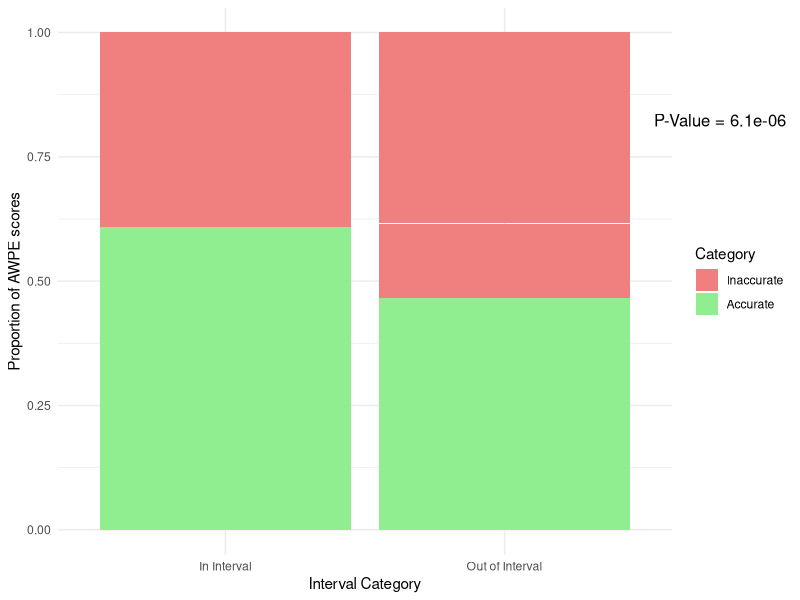

This figure's R source:
## ---- chunk 1
knitr::opts_chunk$set(echo = TRUE)
## ---- chunk 2
suppressWarnings(library(ggplot2))
suppressWarnings(library(cowplot))
english_data <- read.csv("English_Data_Clean.csv")

english_data$interval <- factor(ifelse(english_data$interval, "In Interval", "Out of Interval"))
english_data$accurate <- factor(ifelse(english_data$accurate, "Accurate", "Inaccurate"))
english_data$accurate <- factor(english_data$accurate, levels = c("Inaccurate", "Accurate"))
## ---- chunk 3
custom_colors <- c("Accurate" = "lightgreen", "Inaccurate" = "lightcoral")

p <- ggplot(english_data, aes(fill = accurate, x = interval, y = AWPE)) +
  geom_bar(position = "fill", stat = "identity") +
  labs(x = "Interval Category", y = "Proportion of AWPE scores", fill = "Category") +
  theme_minimal() + 
  scale_fill_manual(values = custom_colors)

p_value <- 6.114063e-06

p_annotated <- ggdraw() +
  draw_plot(p) + 
  draw_text(
    paste("P-Value =", format(p_value, digits = 2, scientific = TRUE)),
    x = .9, y = .8, size = 12, hjust = 0.5
  )

p_annotated
